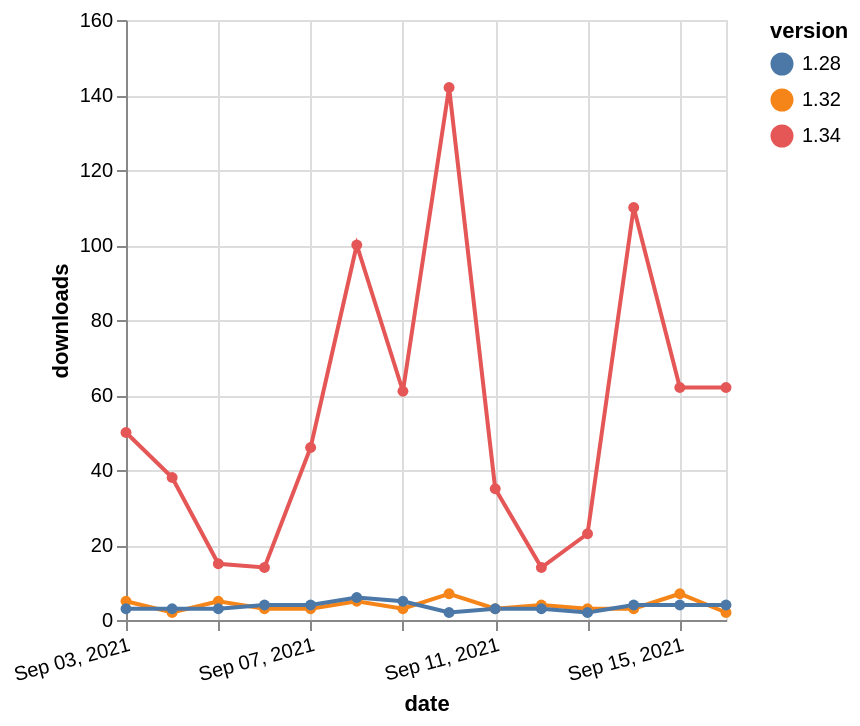

Vega-Lite specification stored for this chart:
### Vega-Lite specification from a JSON file in a GitHub repository (floating-point values rounded to 4 significant figures)
{"$schema": "https://vega.github.io/schema/vega-lite/v5.json", "description": "A simple bar chart with embedded data.", "data": {"values": [{"date": "2021-09-03", "total": 13622, "delta": 5, "version": "1.32"}, {"date": "2021-09-04", "total": 13624, "delta": 2, "version": "1.32"}, {"date": "2021-09-05", "total": 13629, "delta": 5, "version": "1.32"}, {"date": "2021-09-06", "total": 13632, "delta": 3, "version": "1.32"}, {"date": "2021-09-07", "total": 13635, "delta": 3, "version": "1.32"}, {"date": "2021-09-08", "total": 13640, "delta": 5, "version": "1.32"}, {"date": "2021-09-09", "total": 13643, "delta": 3, "version": "1.32"}, {"date": "2021-09-10", "total": 13650, "delta": 7, "version": "1.32"}, {"date": "2021-09-11", "total": 13653, "delta": 3, "version": "1.32"}, {"date": "2021-09-12", "total": 13657, "delta": 4, "version": "1.32"}, {"date": "2021-09-13", "total": 13660, "delta": 3, "version": "1.32"}, {"date": "2021-09-14", "total": 13663, "delta": 3, "version": "1.32"}, {"date": "2021-09-15", "total": 13670, "delta": 7, "version": "1.32"}, {"date": "2021-09-16", "total": 13672, "delta": 2, "version": "1.32"}, {"date": "2021-09-03", "total": 50606, "delta": 50, "version": "1.34"}, {"date": "2021-09-04", "total": 50644, "delta": 38, "version": "1.34"}, {"date": "2021-09-05", "total": 50659, "delta": 15, "version": "1.34"}, {"date": "2021-09-06", "total": 50673, "delta": 14, "version": "1.34"}, {"date": "2021-09-07", "total": 50719, "delta": 46, "version": "1.34"}, {"date": "2021-09-08", "total": 50819, "delta": 100, "version": "1.34"}, {"date": "2021-09-09", "total": 50880, "delta": 61, "version": "1.34"}, {"date": "2021-09-10", "total": 51022, "delta": 142, "version": "1.34"}, {"date": "2021-09-11", "total": 51057, "delta": 35, "version": "1.34"}, {"date": "2021-09-12", "total": 51071, "delta": 14, "version": "1.34"}, {"date": "2021-09-13", "total": 51094, "delta": 23, "version": "1.34"}, {"date": "2021-09-14", "total": 51204, "delta": 110, "version": "1.34"}, {"date": "2021-09-15", "total": 51266, "delta": 62, "version": "1.34"}, {"date": "2021-09-16", "total": 51328, "delta": 62, "version": "1.34"}, {"date": "2021-09-03", "total": 21015, "delta": 3, "version": "1.28"}, {"date": "2021-09-04", "total": 21018, "delta": 3, "version": "1.28"}, {"date": "2021-09-05", "total": 21021, "delta": 3, "version": "1.28"}, {"date": "2021-09-06", "total": 21025, "delta": 4, "version": "1.28"}, {"date": "2021-09-07", "total": 21029, "delta": 4, "version": "1.28"}, {"date": "2021-09-08", "total": 21035, "delta": 6, "version": "1.28"}, {"date": "2021-09-09", "total": 21040, "delta": 5, "version": "1.28"}, {"date": "2021-09-10", "total": 21042, "delta": 2, "version": "1.28"}, {"date": "2021-09-11", "total": 21045, "delta": 3, "version": "1.28"}, {"date": "2021-09-12", "total": 21048, "delta": 3, "version": "1.28"}, {"date": "2021-09-13", "total": 21050, "delta": 2, "version": "1.28"}, {"date": "2021-09-14", "total": 21054, "delta": 4, "version": "1.28"}, {"date": "2021-09-15", "total": 21058, "delta": 4, "version": "1.28"}, {"date": "2021-09-16", "total": 21062, "delta": 4, "version": "1.28"}]}, "width": "container", "mark": {"type": "line", "point": {"filled": true}}, "encoding": {"x": {"field": "date", "type": "temporal", "timeUnit": "yearmonthdate", "title": "date", "axis": {"labelAngle": -15}}, "y": {"field": "delta", "type": "quantitative", "title": "downloads"}, "color": {"field": "version", "type": "nominal"}, "tooltip": {"field": "delta"}}}
